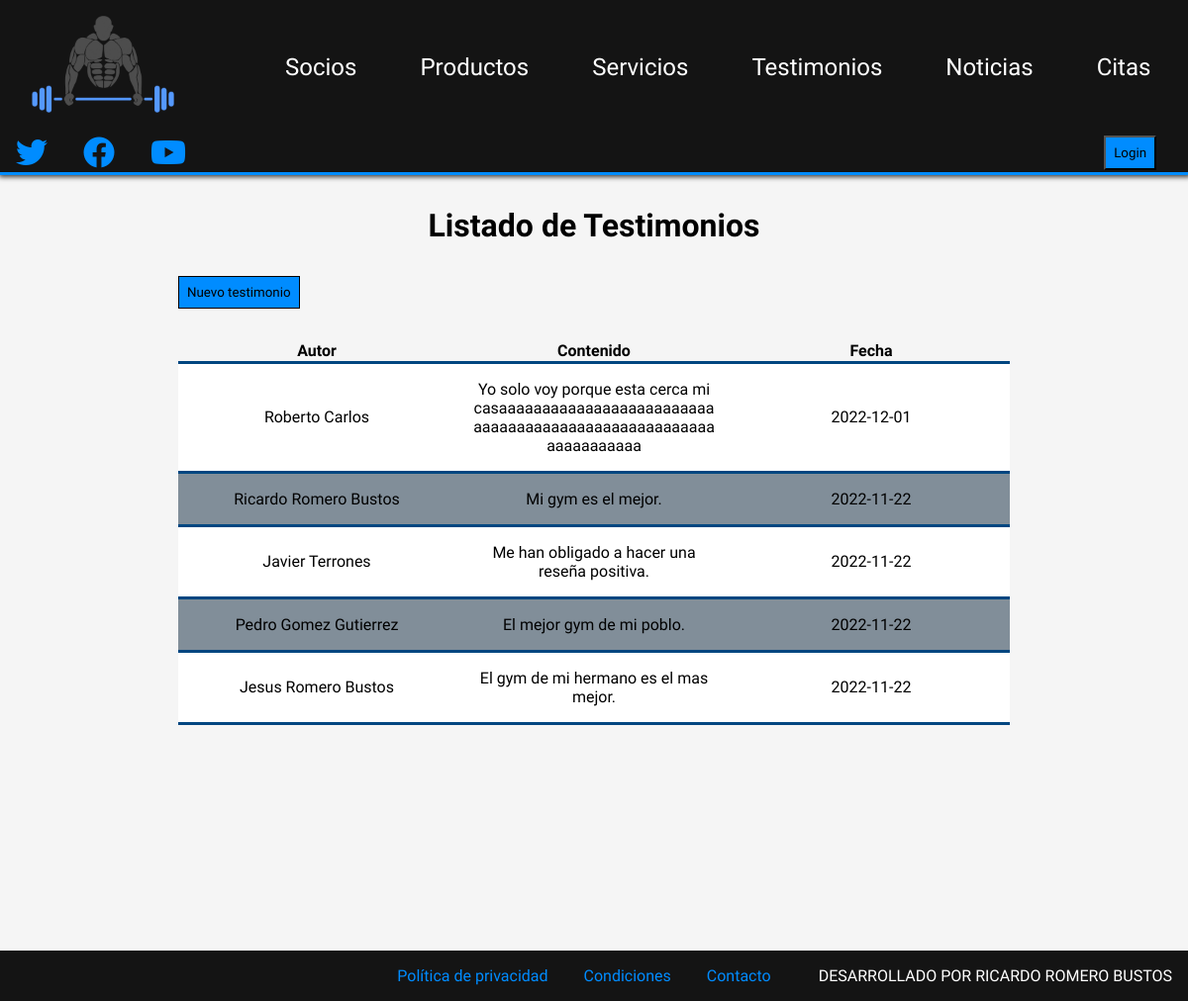
The app's page /php/testimonios.php, older data.
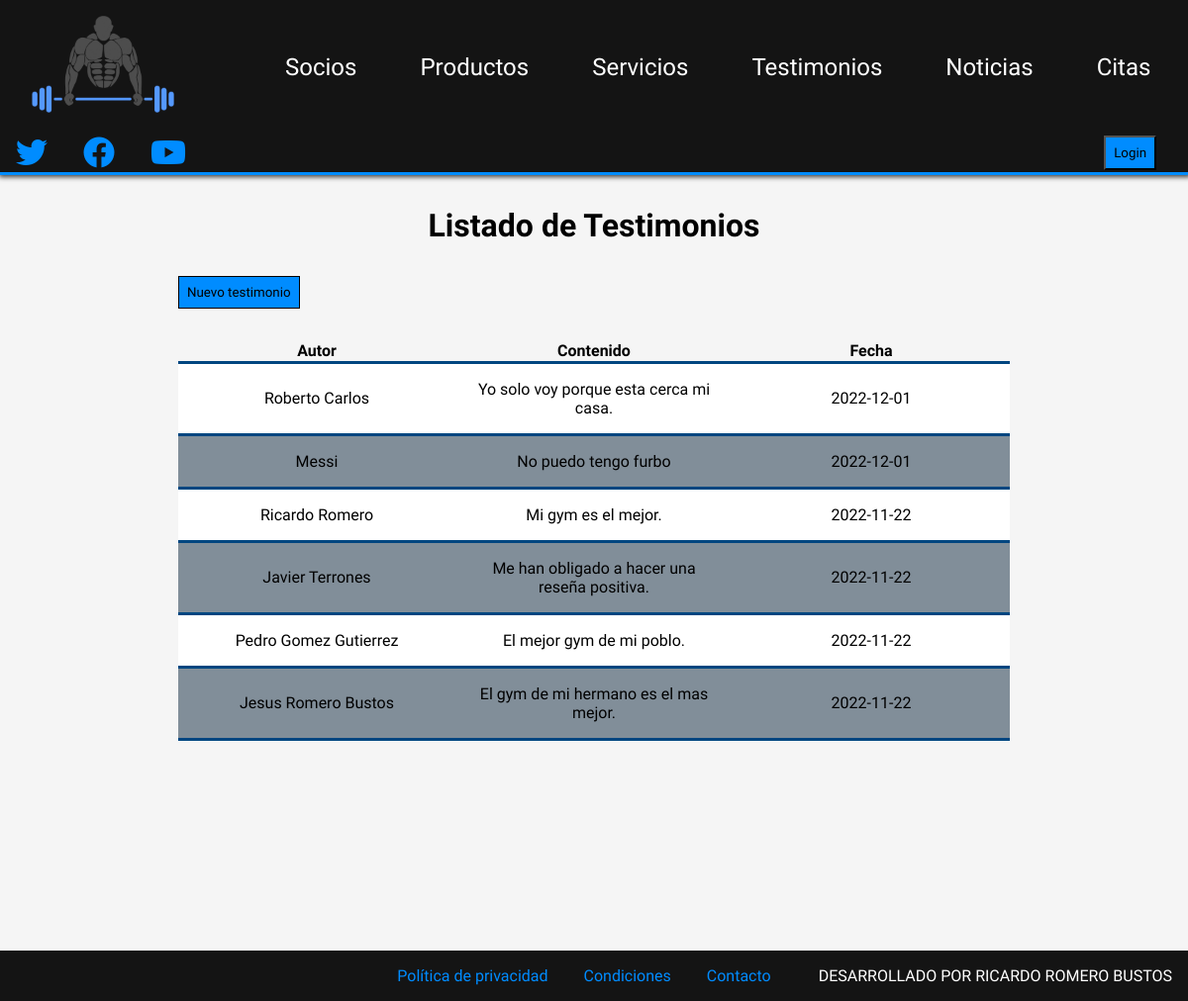
The same page, newer data.
### tables this page shows
CREATE TABLE `testimonio` (
  `id` bigint(20) UNSIGNED NOT NULL,
  `autor` bigint(20) UNSIGNED NOT NULL,
  `contenido` varchar(100) NOT NULL,
  `fecha` date NOT NULL
);

CREATE TABLE `socio` (
  `id` bigint(20) UNSIGNED NOT NULL,
  `nombre` varchar(50) NOT NULL,
  `edad` int(2) UNSIGNED NOT NULL,
  `usuario` varchar(15) NOT NULL,
  `pass` varchar(15) NOT NULL,
  `telefono` int(9) UNSIGNED NOT NULL,
  `foto` varchar(50) NOT NULL
);

### php/testimonios.php (the view, shortened to what this page needs)
<!DOCTYPE html>
<html lang="en">
<head>
    <link rel="stylesheet" href="../css/estilos.css">
    <link rel="stylesheet" href="https://cdnjs.cloudflare.com/ajax/libs/font-awesome/6.2.0/css/all.min.css" />
</head>
<body>
    <header>
        <nav>
            <a href="../index.php"><img src="../img/logo.png" alt="" id="logo"></a>
            <a href="socios.php">Socios</a>
            <a href="productos.php">Productos</a>
            <a href="servicios.php">Servicios</a>
            <a href="testimonios.php">Testimonios</a>
            <a href="noticias.php">Noticias</a>
            <a href="citas.php">Citas</a>
        </nav>
        <div class="rrss">
            <a href="#"><i class="fa-brands fa-twitter"></i></a>
            <a href="#"><i class="fa-brands fa-facebook"></i></a>
            <a href="#"><i class="fa-brands fa-youtube"></i></a>
        </div>
        <div class="login">
            <form action="" method="post">
                <input type="submit" name="enviar" id="btn-login" value="Login">
            </form>
        </div>
    </header>
    <main>
        <section class="seccionTestimonios seccion">
            <h1>Listado de Testimonios</h1>
            <div class="contenedor_buscar_nuevo">
                <form action="panel_testimonios.php" method="post">
                    <input type="submit" name="nuevo_testimonio" value="Nuevo testimonio">
                </form>
            </div>
            <?php
                $con=conectarServidor();
                $testimonios=$con->query("select nombre,contenido,fecha from testimonio,socio where autor=socio.id order by fecha desc");
                if($testimonios->num_rows==0){
                    echo "<p>No hay testimonios en la base de datos</p>";
                }else{
                    echo "<table>
                    <thead>
                        <tr>
                            <th>Autor</th>
                            <th>Contenido</th>
                            <th>Fecha</th>
                        </tr>
                    </thead>
                    <tbody>";
                    while($fila_testimonios=$testimonios->fetch_array(MYSQLI_ASSOC)){
                        echo "<tr>
                            <td>$fila_testimonios[nombre]</td>
                            <td>$fila_testimonios[contenido]</td>
                            <td>$fila_testimonios[fecha]</td>
                        </tr>";
                    }
                    echo "</tbody>";
                    echo "</table>";
                }
            ?>
        </section>
    </main>
    <footer>
        <div>
            <a href="#">Política de privacidad</a>
            <a href="#">Condiciones</a>
            <a href="#">Contacto</a>
        </div>
        <span>DESARROLLADO POR RICARDO ROMERO BUSTOS</span>
    </footer>
</body>
</html>

Row changes from the older to the newer data that the page shows:
changed testimonio "Roberto Carlos": contenido "Yo solo voy porque esta cerca mi casaaaaaaaaaaaaaaaaaaaaaaaaaaaaaaaaaaaaaaaaaaaaaaaaaaaaaaaaaaaaaaaa" → "Yo solo voy porque esta cerca mi casa."
added testimonio: autor.nombre "Messi", contenido "No puedo tengo furbo", fecha "2022-12-01"
changed through a linked row, testimonio "Mi gym es el mejor.": autor.nombre "Ricardo Romero Bustos" → "Ricardo Romero"
